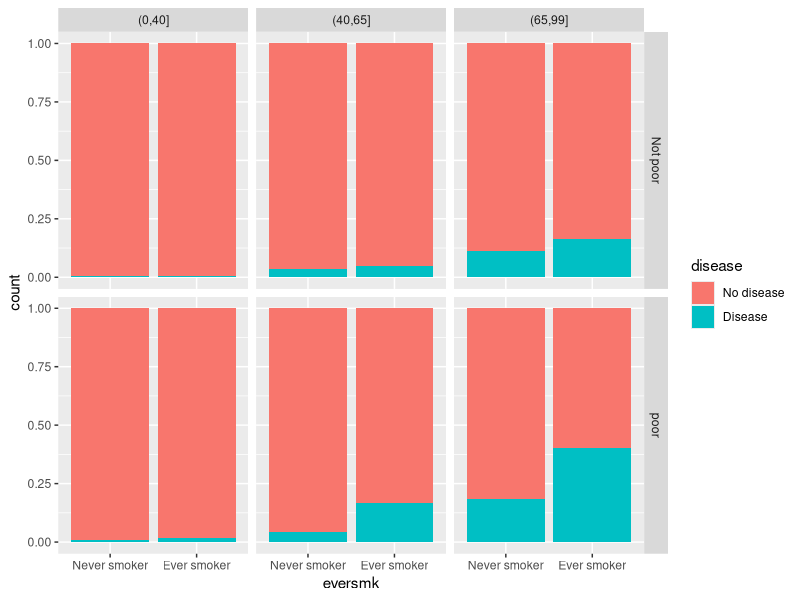
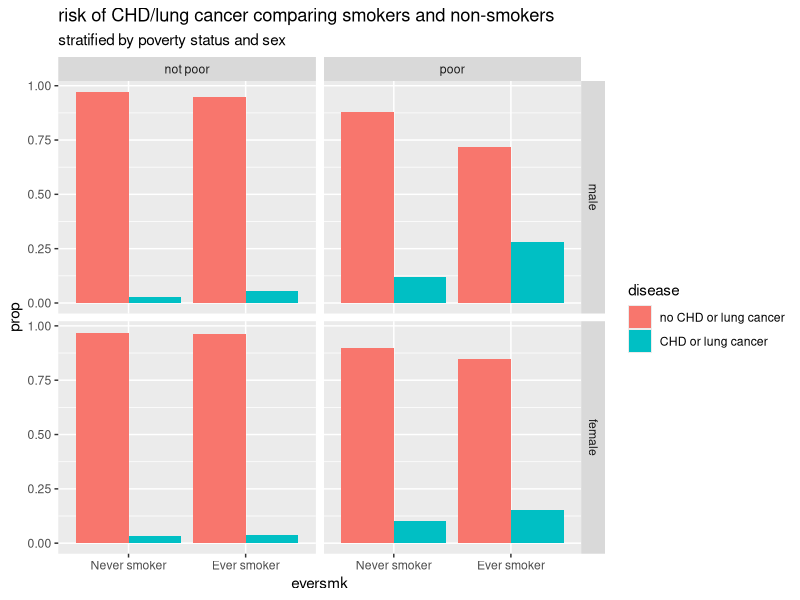
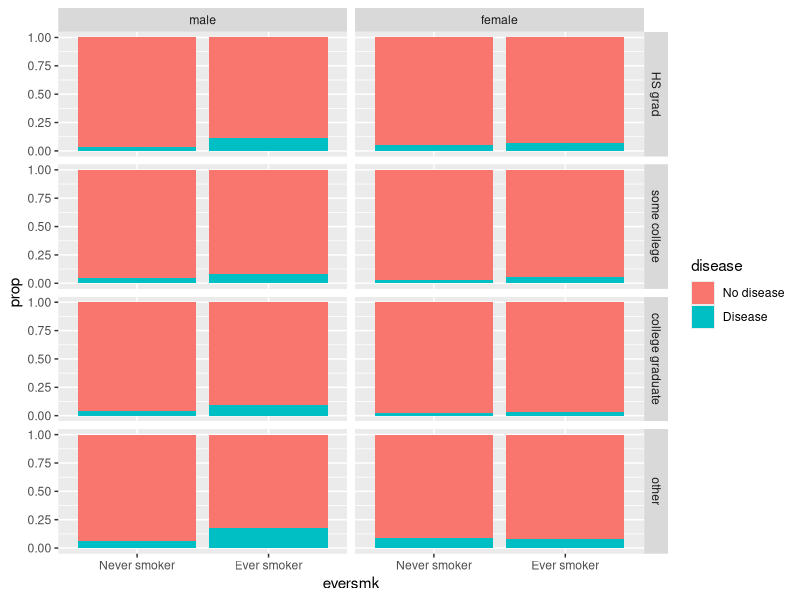
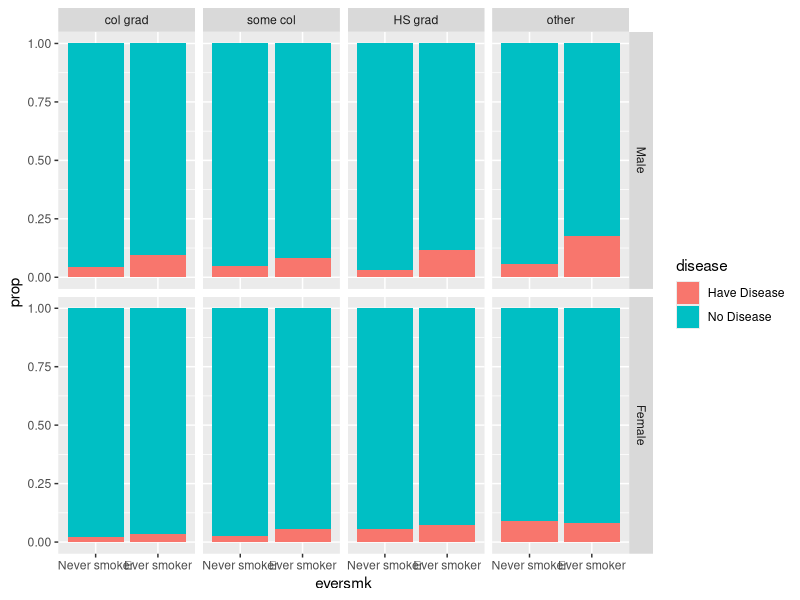
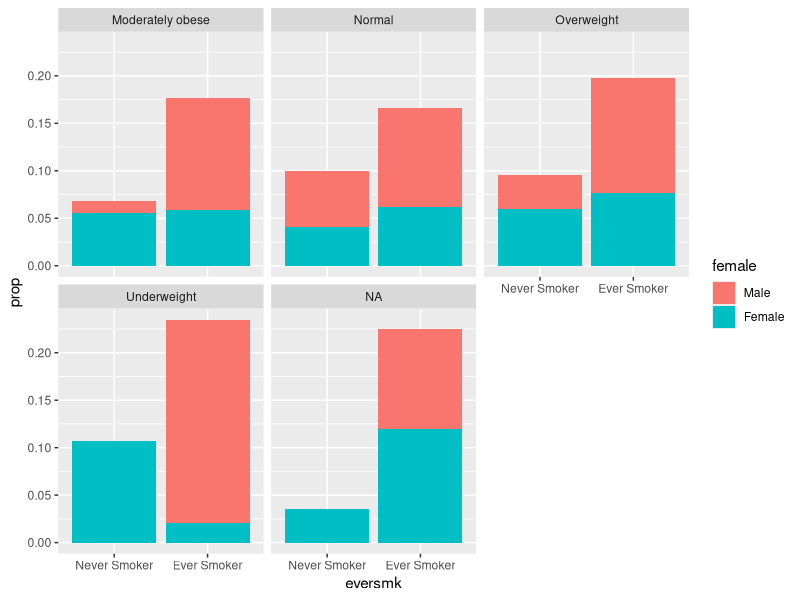
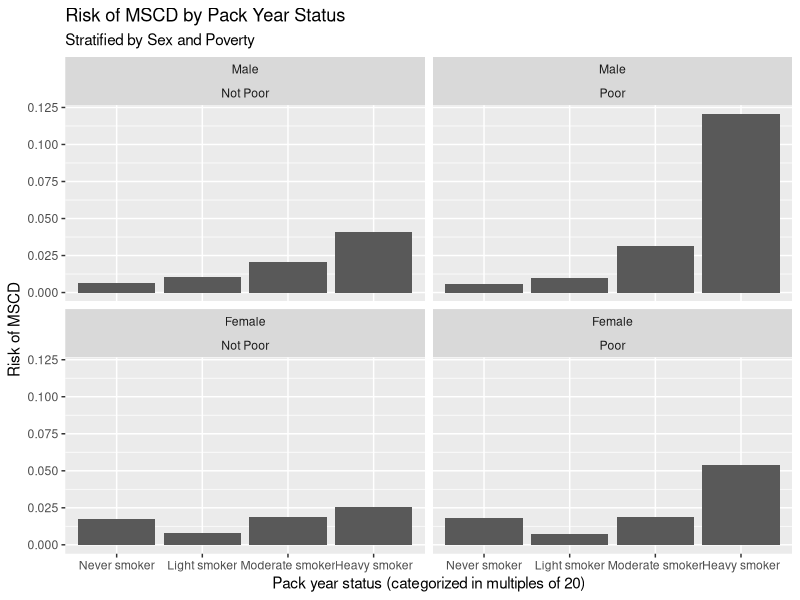
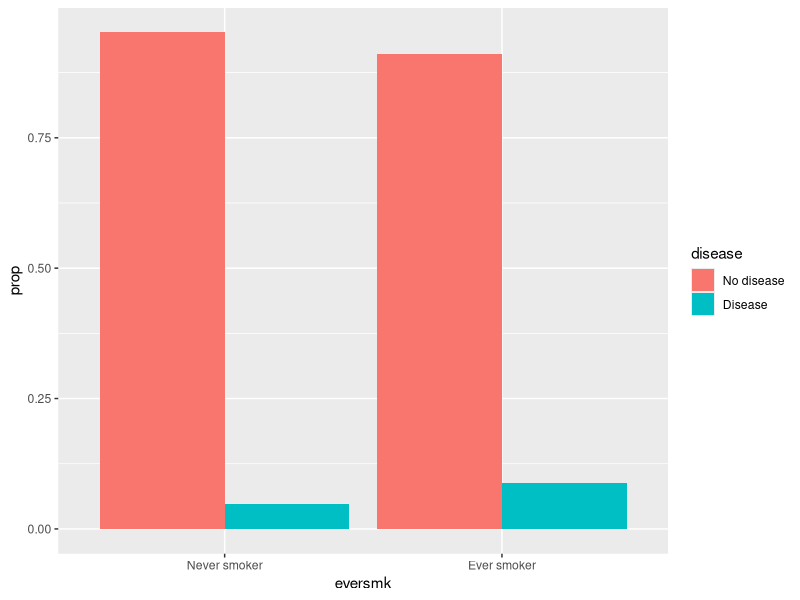
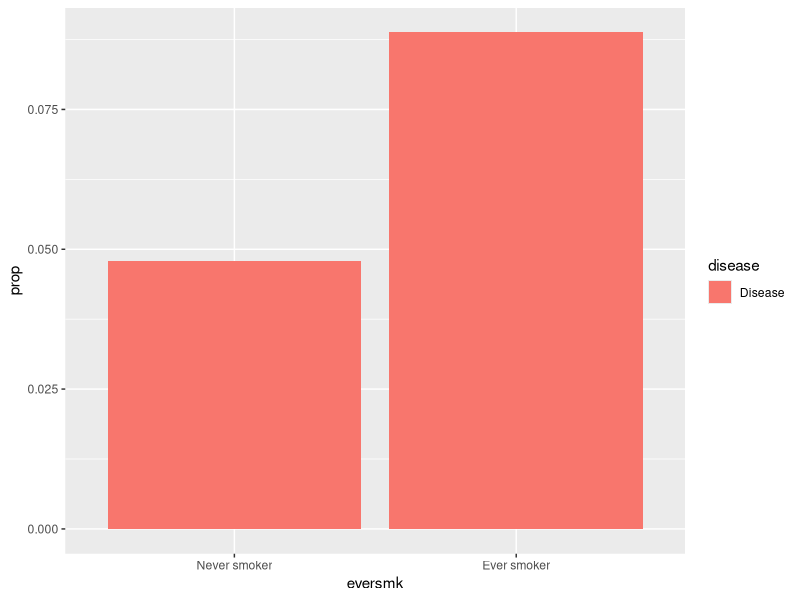

Reproduce these figures in R, in order.
## ---- chunk 1
knitr::opts_chunk$set(echo = TRUE, message = FALSE)
knitr::opts_knit$set(root.dir = "/cloud/project")
## ---- chunk 2
library(tidyverse)  # core group of tidyverse packages
library(kableExtra)  # to make nice tables
## ---- chunk 3
nmes_data <- read_csv("module_1/nmesUNPROC.csv")

nmes_data <- nmes_data %>% 
  mutate(disease = factor(lc5==1|chd5 == 1, levels=c(FALSE, TRUE), labels=c("No disease", "Disease")),eversmk = factor(eversmk, levels = c("0", "1"), labels = c("Never smoker", "Ever smoker")), ageCat = cut(age, breaks=c(0,40,65,99)),poor= factor(poor, levels=c("0", "1"), labels=c("Not poor", "poor"))) 

ggplot(data = nmes_data) + 
  geom_bar(mapping = aes(x = eversmk, fill = disease), position = "fill")+facet_grid(poor~ageCat)

## ---- chunk 4
nmes_data <- read_csv("module_1/nmesUNPROC.csv")

###create a disease variable to combine lung cancer and CHD. recode eversmk, poor, and female variables to have levels with descriptive labels 
nmes_data <- nmes_data %>%
  mutate(disease = ifelse(lc5 == 1 | chd5 == 1, "disease", "no disease"),
         disease = factor(disease, levels =c("no disease", "disease"), labels = c("no CHD or lung cancer", "CHD or lung cancer")),
         eversmk = factor(eversmk, levels = c("0", "1"), labels = c("Never smoker", "Ever smoker")),
         poor = factor(poor, levels = c("0", "1"), labels = c("not poor", "poor")),
         female = factor(female, levels = c("0", "1"), labels = c("male", "female")),
         )

### table of disease proportions grouped by smoking status, poverty status, and sex  
my_table <- nmes_data %>%
  count(disease, eversmk, female, poor) %>%
  group_by(eversmk, female, poor) %>%
  mutate(prop = n/sum(n))

###data display of risk of disease comparing smokers and non-smokers stratified by poverty status and sex
ggplot(data = my_table) + 
  geom_bar(aes(x = eversmk, y = prop, fill = disease), 
           stat = "identity", position = "dodge") +
  facet_grid(female~poor) + 
  labs(title = "risk of CHD/lung cancer comparing smokers and non-smokers", 
       subtitle = "stratified by poverty status and sex")

## ---- chunk 5
nmes_data <- read_csv("module_1/nmesUNPROC.csv")

### recoded the variables eversmk, lc5, female, and educate in the nmes_data  to be factor variables with meaningful labels

nmes_data <- nmes_data %>%
  mutate(eversmk = factor(eversmk, levels = c("0", "1"), labels = c("Never smoker", "Ever smoker")),
         lc5 = factor(lc5, levels = c("0", "1"), labels = c("No LC", "LC")), 
         female = factor(female, levels = c("0", "1"), labels = c("male", "female")), 
         educate = factor(educate, levels = c("3", "2", "1", "4"), labels = c("HS grad", "some college", "college graduate", "other")))

nmes_data <- nmes_data %>%
  mutate(disease = factor(lc5 == "LC" | chd5 == 1, levels=c(FALSE, TRUE),
                          labels=c("No disease", "Disease")), 
         ageCat = cut(age, breaks=c(0,40,65,99)))

### create a table before creating the bar graph

my_table <- nmes_data %>%
  count(eversmk, disease, educate, female) %>%
  group_by(eversmk) %>% #allows risk of disease to be calculated for smokers and non smoker
  mutate(prop = n/sum(n))

### this graph accounts for the confounders educate and female while comparing risk of disease between smokers and non smokers

ggplot(data = my_table) + 
  geom_bar(aes(x = eversmk, y = prop, fill = disease), stat = "identity", position = "fill") + 
  facet_grid(educate~female)

## ---- chunk 6
nmes_data <- read_csv("module_1/nmesUNPROC.csv")

#recode the eversmk, female, and educate values to have more meaningful labels
nmes_data <- nmes_data %>%
  mutate(lc5 = factor(lc5, levels=c("0","1"), labels=c("No Lung Disease", "Lung Disease")),
         chd5=factor(chd5, levels=c("0","1"), labels=c("No CHD", "Have CHD")),
         eversmk = factor(eversmk, levels = c("0", "1"), labels = c("Never smoker", "Ever smoker")),
         female = factor (female, levels = c("0","1"), labels = c("Male","Female")),
         educate = factor(educate, levels = c("1","2","3","4"), labels = c("col grad","some col","HS grad", "other" ))
  )

#create a column called "disease" by combining the lc5 and chd5 columns in the original dataset 
nmes_data <- nmes_data %>%
  mutate(disease = (lc5 =="Lung Disease"|chd5 == "Have CHD"))
 
# recode the disease values to have more meaningful labels.
nmes_data <- nmes_data %>% 
  mutate(disease = factor(disease, levels = c("TRUE", "FALSE"), labels=c("Have Disease", "No Disease")))

#create a data table that only has the columns we need. 
nmes_table <- nmes_data %>%
  count(eversmk,disease,female, educate) %>%
  group_by(eversmk,female, educate)%>%
  mutate(prop=n/sum(n))

#plot the graph
ggplot(data = nmes_table) + 
  geom_bar(mapping = aes(x = eversmk, y = prop, fill = disease), stat="identity", position= position_stack(reverse = TRUE)) +
  facet_grid(female~educate)

## ---- chunk 7
nmes_data <- read_csv("module_1/nmesUNPROC.csv")

### combine lc5 and chd5 to create disease variable
nmes_data <- nmes_data %>%
  mutate(Disease = factor(lc5 == 1 | chd5 == 1, 
                          levels=c(FALSE, TRUE), 
                          labels=c("No disease", "Disease")))

### create BMI categories

nmes_data <- nmes_data %>%
  mutate(BMI_cat = case_when(
    bmi < 18.5 ~ "Underweight",
    bmi >= 18.5 & bmi < 25 ~ "Normal",
    bmi >= 25 & bmi < 30 ~ "Overweight",
    bmi >= 30 ~ "Moderately obese",))

### rename female variable
nmes_data <- nmes_data %>%
  mutate(female = factor(female, levels = c(0,1), labels = c("Male", "Female")))

### rename female variable
nmes_data <- nmes_data %>%
  mutate(eversmk = factor(eversmk, levels = c(0,1), labels = c("Never Smoker", "Ever Smoker")))

### defining proportion
nmes_data1 <- nmes_data %>%
  count(eversmk, Disease, BMI_cat, female) %>%
  group_by(eversmk, BMI_cat, female)%>%
  mutate(prop = n/sum(n))

nmes_data1 %>%
  filter(Disease == "Disease") %>%
  ggplot() +
  geom_bar(mapping = aes(x = eversmk, y = prop, fill = female), stat = "identity") + facet_wrap(~BMI_cat)

## ---- chunk 8
nmes_data <- read_csv("module_1/nmesUNPROC.csv")

nmes_data <- nmes_data %>% 
  mutate("mscd" = if_else(lc5 == 1 |chd5 == 1, "MSCD", "No MSCD"), mscd = factor(mscd, levels = c("MSCD", "No MSCD"))) %>%
  mutate(lc5 = factor(lc5, levels = c("0", "1"), labels = c("No LC", "LC"))) %>%
  mutate(chd5 = factor(chd5, levels = c("0", "1"), labels = c("No CHD", "CHD"))) %>%
  mutate(female = factor(female, levels = c("0", "1"), labels = c("Male", "Female"))) %>%
  mutate(poor = factor(poor, levels = c("0", "1"), labels = c("Not Poor", "Poor"))) %>%
  mutate(eversmk = factor(eversmk, levels = c("0", "1"), labels = c("Never smoker", "Ever smoker"))) %>%
  mutate("heavysmk" = if_else(packyears >= 40, "Heavy smoker", if_else(40 >= packyears & packyears > 20, "Moderate smoker", if_else(20 >= packyears & packyears > 0, "Light smoker", "Never smoker"))), heavysmk = factor(heavysmk, levels = c("Never smoker", "Light smoker", "Moderate smoker", "Heavy smoker")))

heavsmk_table <- nmes_data %>%
  count(mscd, heavysmk, female, poor) %>%
  group_by(heavysmk) %>%
  mutate(prop = n/sum(n)) %>%
  filter(mscd == "MSCD")

ggplot(data = heavsmk_table) + 
  geom_bar(aes(x = heavysmk, y = prop), stat = "identity", position = "dodge") + facet_wrap(female~poor) +
           labs(title = "Risk of MSCD by Pack Year Status",
                subtitle = "Stratified by Sex and Poverty",
                x = "Pack year status (categorized in multiples of 20)",
                y = "Risk of MSCD")


## ---- chunk 9
nmes_data <- read_csv("module_1/nmesUNPROC.csv")

### Here I am recoding the following variables: eversmk, lc5, poor, and educate. Recoding them this way makes it easier to understand the values of the original data.
nmes_data <- nmes_data %>%
  mutate(eversmk = factor(eversmk, levels = c("0", "1"), labels = c ("Never smoker", "Ever smoker")),
         lc5 = factor(lc5, levels = c("0", "1"), labels = c("No LC", "LC")),
         poor = factor(poor, levels = c("0", "1"), labels = c("Not Poor", "Poor")),
         educate = factor(educate, levels = c("1", "2", "3", "4"), labels = c("College Grad", "Some College", "HS Grad", "Other")))

### Below is the code I used to display my data in a table.
library (kableExtra)
nmes_data %>%
  count(lc5, eversmk, poor, educate) %>%
  group_by(eversmk, poor, educate) %>%
  mutate(prop = n/sum(n)) %>%
  kable(digits = 4) %>%
  kable_styling()
### I decided to group by the variables eversmk, poor, and educate. I chose to do this because the proportions displayed are the probability of having/not having lung cancer given a certain smoking status, poverty level and education status.

## ---- chunk 10
nmes_data <- read_csv("module_1/nmesUNPROC.csv")

nmes_data <- nmes_data %>%
  mutate(eversmk = factor(eversmk, levels = c("0", "1"), labels = c("Never smoker", "Ever smoker")),
         lc5 = factor(lc5, levels = c("0", "1"), labels = c("No LC", "LC")),
         chd5 = factor(chd5, levels = c("0", "1"), labels = c("No CHD", "CHD"))
         )

#etc, fill in the rest of appropriate variables here
## ---- chunk 11
nmes_data <- nmes_data %>%
  mutate(disease = factor(lc5 == "LC" | chd5 == "CHD", 
                          levels=c(FALSE, TRUE), 
                          labels=c("No disease", "Disease")))


# We can take a look at the combined variable with the two individual variables
nmes_data %>%
  count(disease, lc5, chd5)
## ---- chunk 12
my_table <- nmes_data %>%
  count(eversmk, disease) %>%
  group_by(eversmk) %>%
  mutate(prop = n/sum(n))

my_table
## ---- chunk 13
ggplot(data = my_table) + 
  geom_bar(aes(x = eversmk, y = prop, fill = disease), stat = "identity", position = "dodge")
## ---- chunk 14
my_table %>%
  filter(disease == "Disease") %>%
  ggplot() + 
  geom_bar(aes(x = eversmk, y = prop, fill = disease), stat = "identity")
## ---- chunk 15
my_table %>%
  filter(disease == "Disease") %>%
  ggplot() + 
  geom_bar(aes(x = eversmk, y = prop, fill = disease), stat = "identity") + 
  geom_text(aes(x = eversmk, y = prop, label = prop))
## ---- chunk 16
my_table <- nmes_data %>%
  count(eversmk, disease) %>%
  group_by(eversmk) %>%
  mutate(percent =round(n/sum(n)*100,1))

my_table

my_table %>%
  filter(disease == "Disease") %>%
  ggplot() + 
  geom_bar(aes(x = eversmk, y = percent, fill = disease), stat = "identity") + 
  geom_text(aes(x = eversmk, y = percent, label = percent), vjust = -1)
## ---- chunk 17

nmes_data %>%
  group_by(eversmk, lc5, chd5, .drop=FALSE) %>%
  count() 
## ---- chunk 18
ggplot(data = nmes_data) + 
  geom_bar(mapping = aes(x = eversmk, fill = disease), position = "fill") +
  facet_wrap(~beltuse)

ggplot(data = nmes_data) + 
  geom_bar(mapping = aes(x = eversmk, fill = disease), position = "fill") +
  facet_grid(marital~beltuse)
## ---- chunk 19
my_table <- nmes_data %>%
  count(eversmk, disease) %>%
  group_by(eversmk) %>%
  mutate(prop = n/sum(n))

my_table

ggplot(data = my_table) + 
  geom_bar(aes(x = eversmk, y = prop, fill = disease), stat = "identity", position = "dodge")
## ---- chunk 20
my_table <- nmes_data %>%
  count(beltuse, eversmk, disease) %>%
  group_by(eversmk) %>%
  mutate(prop = n/sum(n))

my_table

ggplot(data = my_table) + 
  geom_bar(aes(x = eversmk, y = prop, fill = disease), stat = "identity", position = "dodge") +
  facet_wrap(~ beltuse)
## ---- chunk 21
my_table <- nmes_data %>%
  count(beltuse, eversmk, disease) %>%
  group_by(beltuse, eversmk) %>%
  mutate(prop = n/sum(n))

my_table

ggplot(data = my_table) + 
  geom_bar(aes(x = eversmk, y = prop, fill = disease), stat = "identity", position = "dodge") +
  facet_wrap(~ beltuse)
## ---- chunk 22
my_table <- nmes_data %>%
  count(marital, beltuse, eversmk, disease) %>%
  group_by(marital, beltuse, eversmk) %>%
  mutate(prop = n/sum(n))

my_table

ggplot(data = my_table) + 
  geom_bar(aes(x = eversmk, y = prop, fill = disease), stat = "identity", position = "dodge") +
  facet_wrap(marital ~ beltuse)
## ---- chunk 23
nmes_data <- nmes_data %>%
  mutate(poor = factor(poor, levels = c("0", "1"), labels = c("N Poor", "Poor")))

nmes_data <- nmes_data %>%
  mutate(female = factor(female,levels = c("0", "1"), labels = c("M", "F")))

my_table <- nmes_data %>%
   mutate(female_poor = paste(female, poor, sep = " ")) %>%
  mutate(female_poor_smk = paste(female_poor, eversmk, sep = " " )) %>%
  count(lc5, female_poor_smk, educate) %>%
  group_by(female_poor_smk) %>%
  mutate(prop = n/sum(n))

my_table
## ---- chunk 24
nmes_data <- nmes_data %>% 
  mutate(age_cat = cut(age,
                      breaks = c(0,30,60,100),
                      labels = c("Age < 30", "Age 30-60", "Age > 60")))

nmes_data %>% count(age_cat)
## ---- chunk 25
nmes_data <- nmes_data %>% 
  mutate(age_cat = case_when(
    age > 0 & age < 30 ~ "Age < 30",
    age >= 30 & age <=60 ~ "Age 30-60",
    age > 60 ~ "Age > 60"
  ))

nmes_data %>% count(age_cat)
## ---- chunk 26
my_table <- nmes_data %>%
  count(eversmk, disease) %>%
  group_by(eversmk) %>%
  mutate(prop = n/sum(n))

ggplot(data = my_table) + 
  geom_bar(aes(x = eversmk, y = prop, fill = disease), stat = "identity", position = "dodge") +
  labs(y= "Risk of MSCD",
       x= "",
       title= "Risk of MSCD, comparing smokers to non-smokers", 
       fill = "Disease status")
